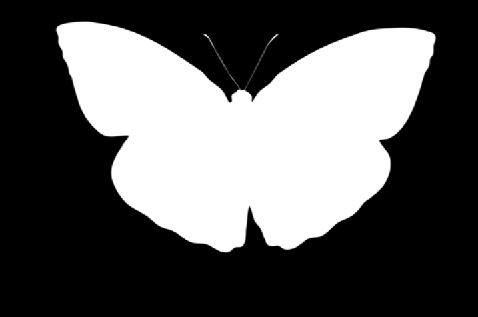
#> input picture img/alpha.JPG, 478 x 317 px, found by its file name
$ python alphaTask.py
#> lines starting #> are read from the running program, lines starting #| are printed output that depends on the picture
import numpy as np
import cv2

alpha = cv2.imread('img/alpha.jpg')
#> alpha is the input picture: shape (317, 478, 3); min 0, max 255, mean 92.3
foreground = cv2.imread('img/foreground.jpg')
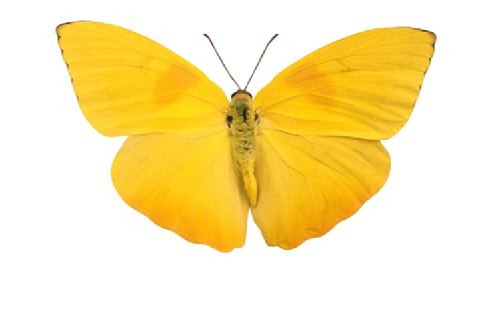
#> input picture img/foreground.JPG, 478 x 317 px, found by its file name
#> foreground is the input picture: shape (317, 478, 3); mean B, G, R 173.1, 231.1, 250.4
background = cv2.imread('img/background.jpg')
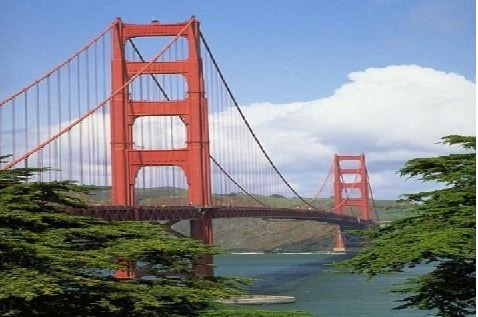
#> input picture img/background.JPG, 478 x 317 px, found by its file name
#> background is the input picture: shape (317, 478, 3); mean B, G, R 141.8, 134.3, 129.4

alpha = alpha.astype(float)/255

resultAlpha = (alpha*foreground) + ((1-alpha)*background)
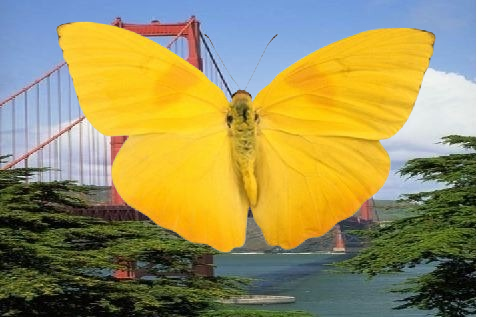
#> resultAlpha: shape (317, 478, 3) float64; mean B, G, R 91.4, 145.1, 155.4
# to keep instensity between 0 and 1 for alpha mask
cv2.imshow('result',resultAlpha/255)
cv2.imshow('aplha',alpha)
cv2.imshow('Foreground',foreground)
cv2.imshow('Background',background)
cv2.waitKey(0)
cv2.destroyAllWindows()

#to write an image
cv2.imwrite('img/result.png',resultAlpha)
